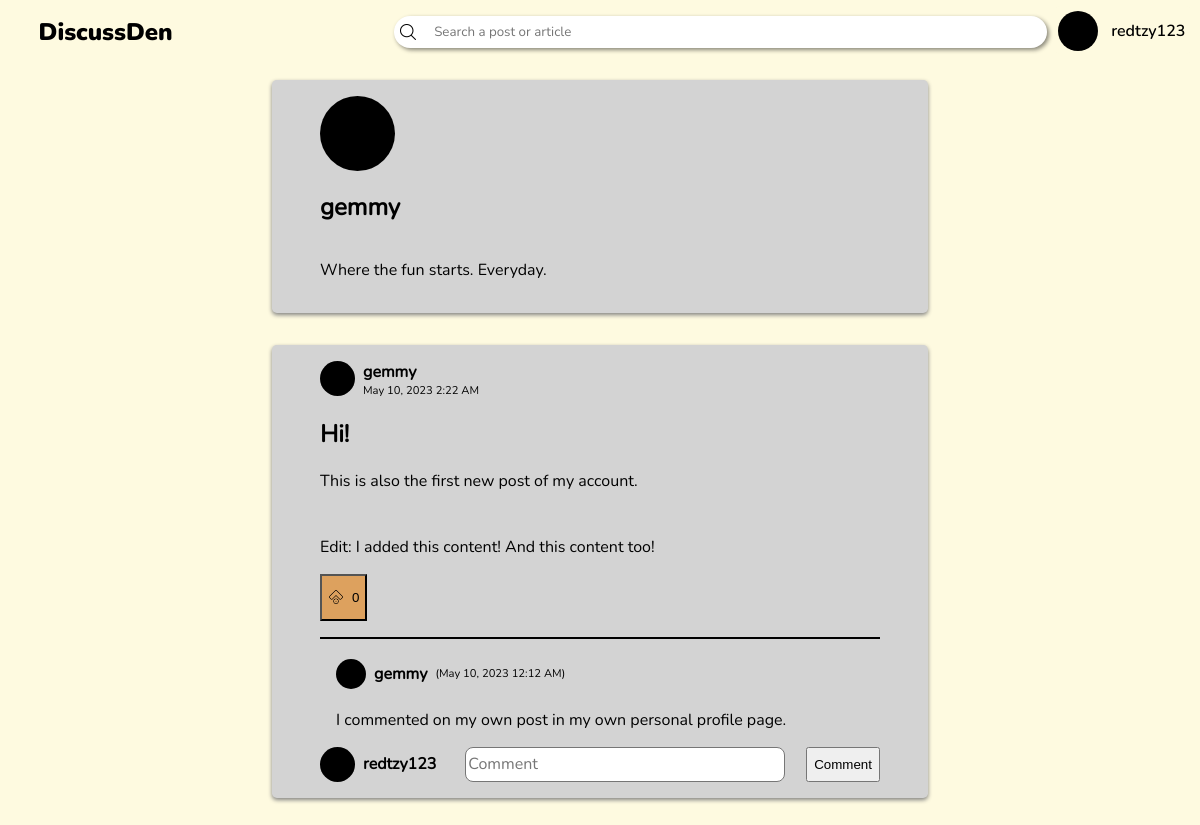
/profile-visit.php?user_id=3 (signed in), run on the app's committed database.
### tables this page shows
CREATE TABLE users (user_id INTEGER PRIMARY KEY AUTOINCREMENT, username TEXT UNIQUE NOT NULL, password TEXT NOT NULL, link TEXT NOT NULL, recent_searches);

CREATE TABLE posts (id INTEGER PRIMARY KEY AUTOINCREMENT NOT NULL UNIQUE, user_id INTEGER REFERENCES users (user_id) NOT NULL, title TEXT NOT NULL, content TEXT NOT NULL, date, likes);

CREATE TABLE comments (comment_id INTEGER PRIMARY KEY AUTOINCREMENT UNIQUE NOT NULL, post_id INTEGER REFERENCES posts (id) ON DELETE NO ACTION NOT NULL, name TEXT, content TEXT NOT NULL, date);

### profile-visit.php (the view, shortened to what this page needs)
<!DOCTYPE html>
<html lang="en">
<head>
    <link rel="stylesheet" href="header.css">
    <link rel="stylesheet" href="post-boxes.css">
</head>
<body>
    <?php
        include "header.php";
        $stmt = $db -> prepare('SELECT * FROM users WHERE user_id = :user');
        $stmt -> bindParam(':user', $_GET['user_id']);
        $stmt -> execute();
        $user_name = $stmt -> fetch(PDO::FETCH_ASSOC)['username'];
    ?>
    <section class="post-section" style="margin-top:3rem">
        <div class="post-container">
            <svg width=75 height=75>
                <circle cx=50% cy=50% r=50% fill=black/>
            </svg>
            <h2 class="username"><?php echo $user_name ?></h2>
            <p>Where the fun starts. Everyday.</p>
        </div>
        <?php
        $stmt = $db -> prepare('SELECT * FROM posts WHERE user_id = :user');
        $stmt -> bindParam(':user', $_GET['user_id']);
        $stmt -> execute();
        $posts = $stmt -> fetchAll(PDO::FETCH_ASSOC);
        foreach (array_reverse($posts) as $post) {
            $stmt = $db -> prepare('SELECT * FROM users WHERE user_id = :userID');
            $stmt -> bindParam(':userID', $post['user_id'], PDO::PARAM_INT);
            $stmt -> execute();
            $post_user = $stmt -> fetch(PDO::FETCH_ASSOC);
            echo    '<div class="post-container">
                        <div class="post-user">
                            <svg width=35 height=35>
                                <circle cx=17.5 cy=17.5 r=17.5 fill=black/>
                            </svg>
                            <h4 class="username">' . $post_user['username'] . '</h4>
                            <p>' . $post['date'] . '</p>
                        </div>
                        <div class="post-content">
                            <h2>' . $post['title'] . '</h2>
                            <p>' . $post['content'] . '</p>';
            if (isset($_SESSION['username'])) {
                echo '<button class="like" data-id="' . $post['id'] . '">';
                if (($likes = json_decode($post['likes'])) !== NULL) {
                    echo '<p class="likes">' . count(json_decode($post['likes'])) . '</p>';
                }
                    echo '<img class="like-state" ';
                        if(!((array_search($_SESSION['username'], json_decode($post['likes']))) === false)) {
                            echo 'src="img/upvote-filled.png"';
                        } else {
                            echo 'src="img/upvote-nofill.png"';
                        }
                    echo '/>
                </button>';
            } else {
                echo '<button disabled>Like</button>';
            }
            echo '</div><hr>';
            $stmt = $db -> prepare('SELECT * FROM comments WHERE post_id = :post_id');
            $stmt -> bindParam(':post_id', $post['id'], PDO::PARAM_INT);
            $stmt -> execute();
            $comments = $stmt -> fetchAll(PDO::FETCH_ASSOC);
            foreach ($comments as $comment) {
                echo    '<div class="comment-container">
                            <div>
                                <svg width=30 height=30>
                                    <circle cx=50% cy=50% r=50% fill=black/>
                                </svg>
                                <h4 class="username">' . $comment['name'] . '</h4>
                                <p>(' . $comment['date'] . ')</p>
                            </div>
                            <p>' . $comment['content'] . '</p>
                        </div>';
            }
            echo '
                    <form class="comment-box">
                        <input type="hidden" name="post_id" value="' . $post['id'] . '">
                ';
            if (isset($_SESSION['username'])) {
                echo '
                        <input type="hidden" name="username" value="' . $_SESSION['username'] . '">
                        <div>
                            <svg width=35 height=35>
                                <circle cx=17.5 cy=17.5 r=17.5 fill=black/>
                            </svg>
                            <h4 class="username">' . $_SESSION['username'] . '</h4>
                        </div>
                        <textarea name="comment" placeholder="Comment"></textarea>
                        <input type="submit" value="Comment">
                        ';
            } else {
                echo '
                        <input type="hidden" name="username" value="Anonymous">
            '; }
            echo '</form></div>';
        }
    ?>
    </section>
</body>
</html>

### header.css (style rules this page uses)
body { --dark-color-1: #283618; --dark-color-2: #606c38; --medium-color: #bc6c25; --light-color-1: #dda15e; --light-color-2: #fefae0; background-color: var(--light-color-2); margin: 0; overflow-y: overlay; }

### post-boxes.css (style rules this page uses)
h4.username { margin: 0; margin-inline: 0.5rem; }
.post-section { width: calc(100% - 30rem); display: flex; flex-direction: column; margin-inline: auto; margin-bottom: 2rem; --dark-color-1: #283618; --dark-color-2: #606c38; --medium-color: #bc6c25; --light-color-1: #dda15e; --light-color-2: #fefae0; }
.post-container { background-color: lightgray; display: flex; flex-direction: column; position: relative; margin: 2rem 2rem 0; padding: 1rem 3rem; border-radius: 0.3rem; box-shadow: 0 2px 4px 0 gray; font-family: nunito-reg; overflow-x: hidden; }
.post-container hr { border: none; width: 100%; height: 2px; background-color: black; margin-block: 1rem; }
.post-user { display: grid; grid-template-rows: auto auto; grid-template-columns: auto auto; width: fit-content; }
.post-user * { grid-column: 2; margin: 0; }
.post-user svg { grid-column: 1; grid-row: 1 / span 2; }
.post-user p { font-size: 0.7rem; margin-left: 0.5rem; }
button.like { display: flex; flex-direction: row-reverse; align-items: center; column-gap: 0.5rem; background-color: var(--light-color-1); }
img.like-state { max-width: 1rem; }
.comment-container { margin-left: 1rem; }
.comment-container div { display: flex; align-items: center; }
.comment-container div p { font-size: 0.7rem; }
form.comment-box { display: flex; align-items: flex-end; --height: 35px; }
form.comment-box div { display: flex; align-items: center; }
form.comment-box input[type="submit"] { height: var(--height); }
form.comment-box textarea { resize: none; margin-inline: 1.3rem; border-radius: 0.5rem; padding-block: calc(var(--height) / 7); flex-grow: 1; box-sizing: border-box; overflow-y: hidden; height: var(--height); min-height: var(--height); font-family: nunito-reg; font-size: 1rem; }

### data on the page
users: username "gemmy"
posts: user.username "gemmy", date "May 10, 2023 2:22 AM", title "Hi!", content "This is also the first new post of my account. Edit: I added this content! And this content too!", likes "0"
comments: name "gemmy", date "May 10, 2023 12:12 AM", content "I commented on my own post in my own personal profile page."

### other printed values
$_SESSION['username'] "redtzy123"
